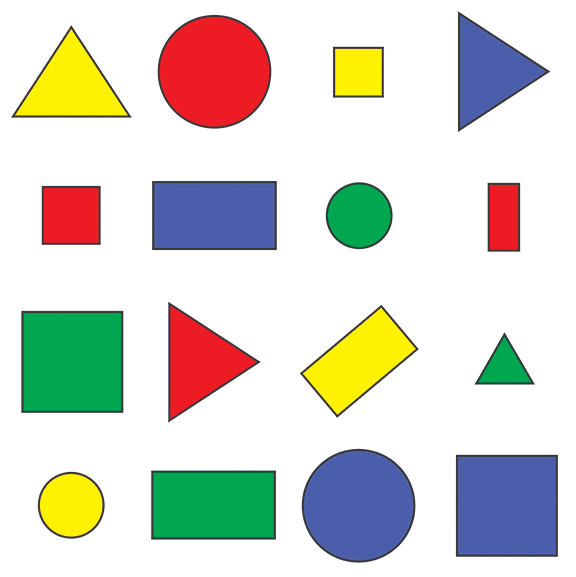
#> input picture Hu_moments/data/simple_shapes.png, 576 x 577 px
$ jupyter execute Exercise.ipynb
#> lines starting #> are read from the running program, lines starting #| are printed output that depends on the picture; after the words box and inside, x2 and y2 are one past the last pixel; in counts of white or black regions, pixels touching at a corner belong together
[cell 1]
import cv2
import math
import numpy as np
import matplotlib.pyplot as plt

# Object description

We are going to use the Hu Moments to describe and group different objects in images. In the folder called _data_ you can find a simple image with different objects.

## Load and binarize the image

The first job is to load the image and binarize it. It is important to load the image using the `cv2.IMREAD_GRAYSCALE` parameter in order to obtain a 2D matrix. Show the binarized image in order to check this part of the process.

[cell 2]
filename = "../data/simple_shapes.png"
im = cv2.imread(filename, cv2.IMREAD_GRAYSCALE)
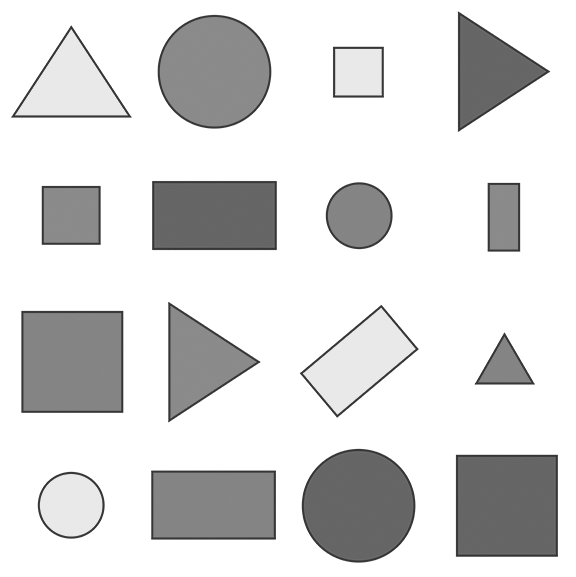
#> im: shape (577, 576); min 53, max 255, mean 218.6
_, im_th = cv2.threshold(im, 254, 255, cv2.THRESH_BINARY_INV)
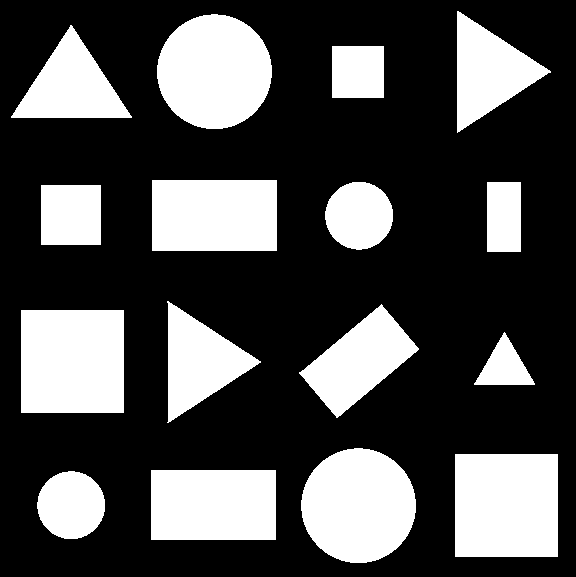
#> im_th: shape (577, 576); 30.3% white; 16 white regions
plt.imshow(im_th, cmap="gray")
plt.show()

## Contour detection

As you did in the segmentation assignment of the Image Analysis subject, you have to use the `findContours` function to detect all the objects in the image. In order to check if you have performed a correct detection you have to draw the contours on the image and visualize them.

_Extra_: Given a contour, you can obtain its bounding box by using the `boundingRect` function.

[cell 3]
contours, _ = cv2.findContours(im_th, cv2.RETR_TREE, cv2.CHAIN_APPROX_SIMPLE)
#> contours = 16 contours; largest, box (x1, y1, x2, y2) and area: (455, 454, 558, 557) 10404, (21, 310, 124, 413) 10404, (301, 448, 416, 563) 10172, (157, 14, 272, 129) 10172, (152, 180, 277, 251) 8680

img = im.copy()

def sort_contours(cnts):
    reverse = False
    i = 0

    # construct the list of bounding boxes and sort them from left right and top to bottom
    boundingBoxes = [cv2.boundingRect(c) for c in cnts]
#> boundingBoxes = 16 items, first 6: (37, 471, 68, 68), (151, 470, 125, 70), (455, 454, 103, 103), (301, 448, 115, 115), (474, 332, 61, 53), (21, 310, 103, 103)
    (cnts, boundingBoxes) = zip(*sorted(zip(cnts, boundingBoxes),
        key=lambda b:b[1][i], reverse=reverse))
#> cnts = 16 contours; largest, box (x1, y1, x2, y2) and area: (21, 310, 124, 413) 10404, (455, 454, 558, 557) 10404, (157, 14, 272, 129) 10172, (301, 448, 416, 563) 10172, (152, 180, 277, 251) 8680; boundingBoxes = 16 items, first 6: (11, 25, 121, 93), (21, 310, 103, 103), (37, 471, 68, 68), (41, 185, 60, 60), (151, 470, 125, 70), (152, 180, 125, 71)
    sorted_cnts, sorted_boundingBoxes = [], []
    row_splitter_1 = 125
    row_splitter_2 = 0
    for i in range(4):
        for cnt, boundingBox in zip(cnts, boundingBoxes):
            if boundingBox[1] < row_splitter_1 and boundingBox[1] > row_splitter_2:
                sorted_cnts.append(cnt)
                sorted_boundingBoxes.append(boundingBox)
        row_splitter_1 += 125
        row_splitter_2 += 125
    # return the list of sorted contours and bounding boxes
    return (sorted_cnts, sorted_boundingBoxes)

contours, boundingBoxes = sort_contours(contours)
#> contours has the same summary as cnts in sort_contours; boundingBoxes = 16 items, first 6: (11, 25, 121, 93), (157, 14, 115, 115), (332, 46, 52, 52), (457, 11, 94, 122), (41, 185, 60, 60), (152, 180, 125, 71)

# list for storing names of shapes
for contour in contours:
    cv2.drawContours(img, [contour], 0, (0, 0, 255), 3)
#> this loop made 16 passes
#> contour on passes 3, 5, 6, 8, 9, 14, 16: [[332, 46], [332, 97], [383, 97], [383, 46]], [[41, 185], [41, 244], [100, 244], [100, 185]], [[152, 180], [152, 250], [276, 250], [276, 180]], [[487, 182], [487, 251], [520, 251], [520, 182]], [[21, 310], [21, 412], [123, 412], [123, 310]], [[151, 470], [151, 539], [275, 539], [275, 470]], [[455, 454], [455, 556], [557, 556], [557, 454]]
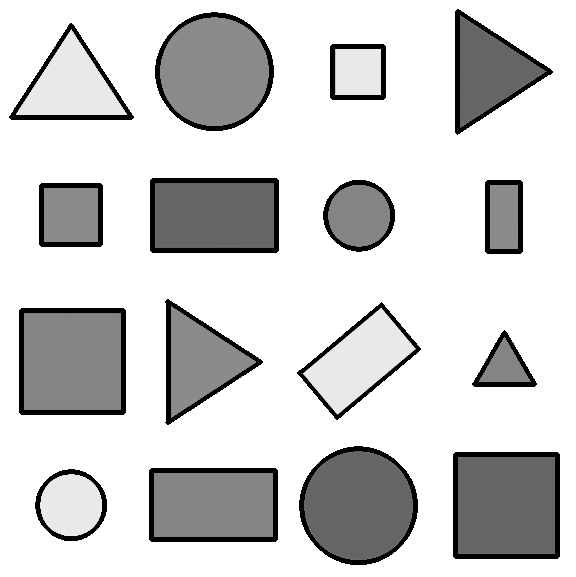
#> img: shape (577, 576); 6.87% of pixels changed, all inside (x1, y1, x2, y2) = (9, 9, 560, 565)

i = 0
for rect in boundingBoxes:
    x,y,w,h = rect
    cv2.rectangle(img,(x,y),(x+w,y+h),(0,0,0),2)
    cv2.putText(img, text= str(i+1), org=(x+10,y+30),
            fontFace= cv2.FONT_HERSHEY_SIMPLEX, fontScale=1, color=(0,0,0),
            thickness=2, lineType=cv2.LINE_AA)
    i+= 1
#> this loop made 16 passes
#> (x, y, w, h) on passes 1 to 12: (11, 25, 121, 93), (157, 14, 115, 115), (332, 46, 52, 52), (457, 11, 94, 122), (41, 185, 60, 60), (152, 180, 125, 71), (325, 182, 68, 68), (487, 182, 34, 70), (21, 310, 103, 103), (167, 301, 94, 122), (299, 304, 120, 114), (474, 332, 61, 53)
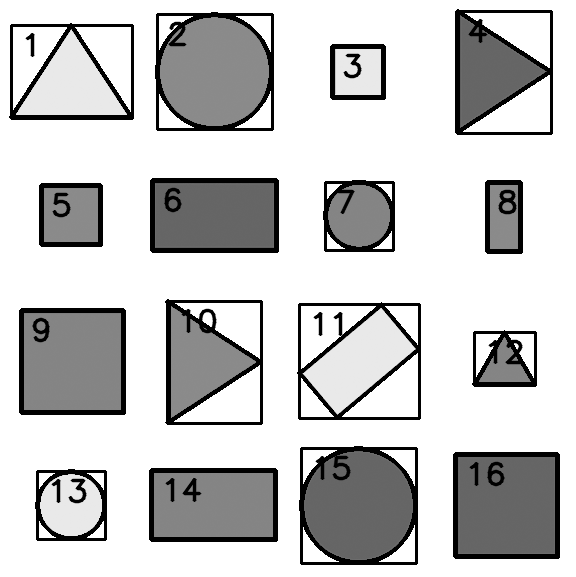
#> img: shape (577, 576); 3.74% of pixels changed, all inside (x1, y1, x2, y2) = (10, 10, 560, 565)
#> after the loop, i = 16

plt.imshow(img)
plt.show()

## Descriptor

As we stated before, you are going to describe each object by means of the *moments*. _OpenCV_ has a built-in function for calculating Hu Moments. It is called `HuMoments` and it takes as input the central moments of the image which can be calculated using the function `moments`. The function `moments` can receive a binary image or a set of points describing a contour.

The Hu Moments obtained have a large range, so we can apply a log transform by using next code: `moment_i = -1* copysign(1.0, moment_i) * log10(abs(moment_i)))`. The `copysign` and `log10` functions are part of the _math_ library.

[cell 4]
# import math
humoments_contours = []
for contour in contours:
   # Calculate Moments
   moments = cv2.moments(contour)
   # Calculate Hu Moments
   huMoments = cv2.HuMoments(moments)
   # Log scale hu moments
   for i in range(0,7):
      huMoments[i] = -1* math.copysign(1.0, huMoments[i]) * math.log10(abs(huMoments[i])+1)
   humoments_contours.append(huMoments)
#> this loop made 16 passes
#> contour on passes 3, 8, 9, 14, 16: [[332, 46], [332, 97], [383, 97], [383, 46]], [[487, 182], [487, 251], [520, 251], [520, 182]], [[21, 310], [21, 412], [123, 412], [123, 310]], [[151, 470], [151, 539], [275, 539], [275, 470]], [[455, 454], [455, 556], [557, 556], [557, 454]]
#> after the loop, humoments_contours = 16 items

## Shape matching

Now you have a descriptor for each object. Next step is to calculate the euclidean distance between the shapes and try to obtain groups of similar objects.

**This is a challenging step!!**

[cell 5]
groups = {}
group_key = 1
grouped_index = []
for i in range(16):
    for j in range(16):
        if j == i:
            # print(i+1, j+1, 0)
            if j not in grouped_index:
                groups[group_key] = [j]
                grouped_index.append(j)
            continue
        if j in grouped_index:
            continue
        distance = np.linalg.norm(humoments_contours[i] - humoments_contours[j])
        if distance <= 0.002:
            # print(i+1, j+1, '{:.10f}'.format(np.round(distance, 10)))
            groups[group_key] = groups[group_key] + [j]
            grouped_index.append(j)
    group_key += 1
#> after the loop, group_key = 17; grouped_index = [0, 3, 9, 11, 1, 6, 12, 14, 2, 4, 8, 15, 5, 10, 13, 7]; groups = {1: [0, 3, 9, 11], 2: [1, 6, 12, 14], 3: [2, 4, 8, 15], 6: [5, 10, 13], 8: [7]}
print(groups)
#| {1: [0, 3, 9, 11], 2: [1, 6, 12, 14], 3: [2, 4, 8, 15], 6: [5, 10, 13], 8: [7]}

[cell 6]
img = im.copy()

def find_group(idx):
    result = ""
    for key in groups:
        if idx in groups[key]:
            if key == 1:
                result = "triangle"
            if key == 2:
                result = "circle"
            if key == 3:
                result = "rectangle"
            if key == 6:
                result = "rectangular"
            if key == 8:
                result = "undetected"
    return result

idx = 0
for rect in boundingBoxes:
    group = find_group(idx)
    x,y,w,h = rect
    label_pos = (0, 0)
    if idx == 7:
        label_pos = (x-50, y+20)
    else:
        label_pos = (x-10, y+20)
    cv2.rectangle(img,(x,y),(x+w,y+h),(0,0,0),2)
    cv2.putText(img, text= group, org=label_pos,
            fontFace= cv2.FONT_HERSHEY_SIMPLEX, fontScale=0.8, color=(0,0,0),
            thickness=2, lineType=cv2.LINE_AA)
    idx+= 1
#> this loop made 16 passes
#> (group, x, y, w, h, label_pos) on passes 1 to 12: ('triangle', 11, 25, 121, 93, (1, 45)), ('circle', 157, 14, 115, 115, (147, 34)), ('rectangle', 332, 46, 52, 52, (322, 66)), ('triangle', 457, 11, 94, 122, (447, 31)), ('rectangle', 41, 185, 60, 60, (31, 205)), ('rectangular', 152, 180, 125, 71, (142, 200)), ('circle', 325, 182, 68, 68, (315, 202)), ('undetected', 487, 182, 34, 70, (437, 202)), ('rectangle', 21, 310, 103, 103, (11, 330)), ('triangle', 167, 301, 94, 122, (157, 321)), ('rectangular', 299, 304, 120, 114, (289, 324)), ('triangle', 474, 332, 61, 53, (464, 352))
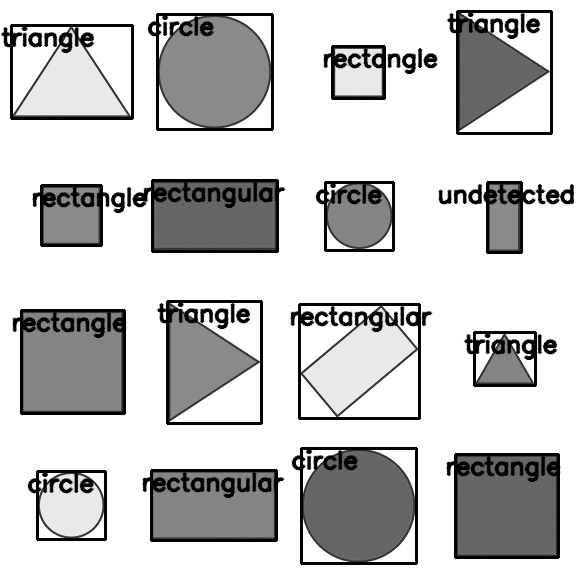
#> img: shape (577, 576); 11.5% of pixels changed, all inside (x1, y1, x2, y2) = (0, 10, 575, 565)
#> after the loop, idx = 16

plt.imshow(img)
plt.show()
